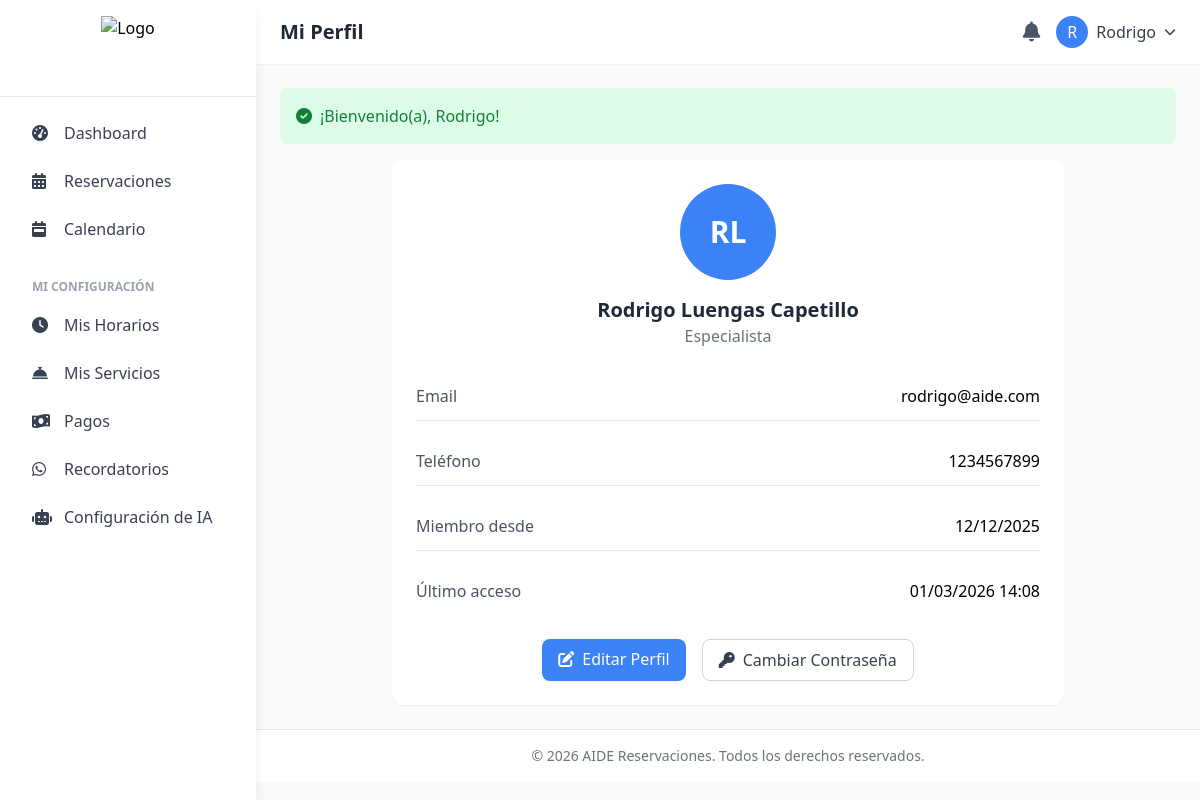
Before: /perfil (signed in) with the older database file.
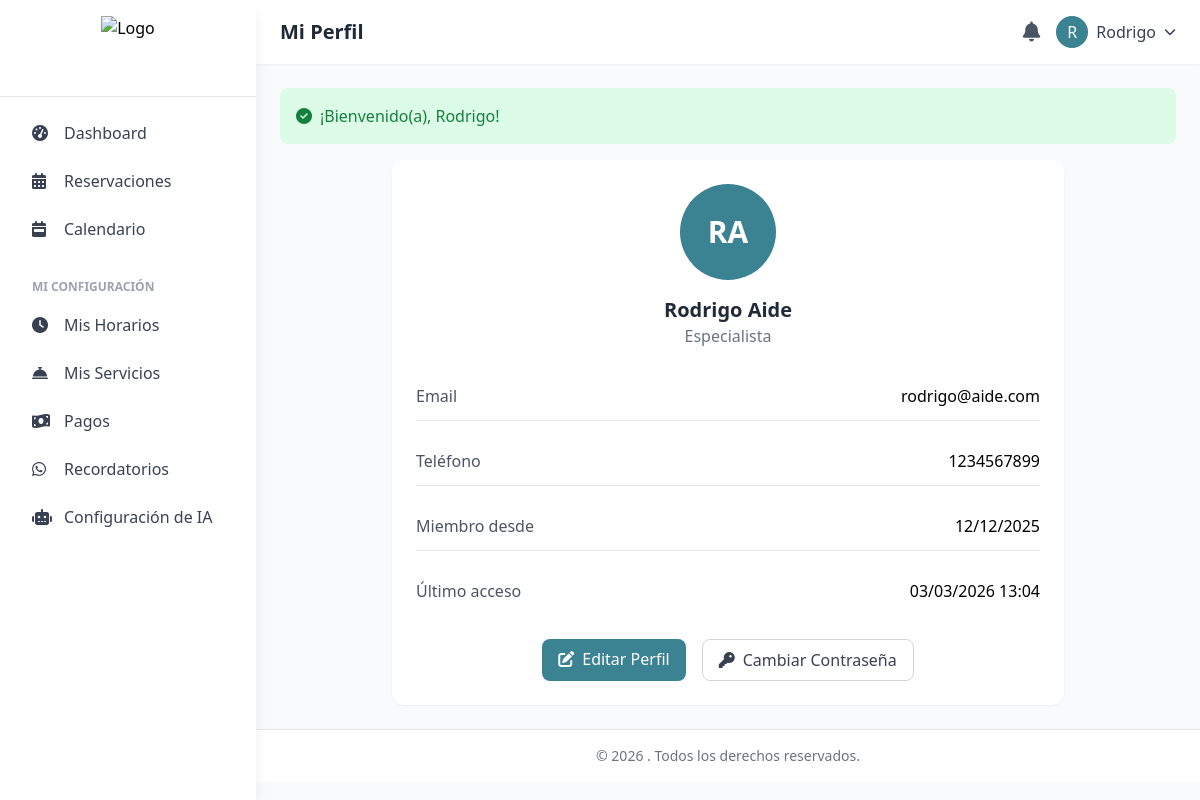
After: the same page with the newer database file.
### tables this page shows
CREATE TABLE `usuarios` (
  `id` int(11) NOT NULL,
  `nombre` varchar(100) NOT NULL,
  `apellidos` varchar(100) NOT NULL,
  `email` varchar(150) NOT NULL,
  `telefono` varchar(20) DEFAULT NULL,
  `password` varchar(255) NOT NULL,
  `rol_id` tinyint(4) NOT NULL DEFAULT '4' COMMENT '1=Superadmin, 2=Admin Sucursal, 3=Especialista, 4=Cliente, 5=Recepcionista',
  `sucursal_id` int(11) DEFAULT NULL,
  `avatar` varchar(255) DEFAULT NULL,
  `email_verificado` tinyint(1) DEFAULT '0',
  `token_verificacion` varchar(100) DEFAULT NULL,
  `token_recuperacion` varchar(100) DEFAULT NULL,
  `token_expira` datetime DEFAULT NULL,
  `ultimo_acceso` datetime DEFAULT NULL,
  `activo` tinyint(1) DEFAULT '1',
  `requiere_adelanto` tinyint(1) DEFAULT '0' COMMENT '0=desactivado, 1=activado',
  `porcentaje_adelanto` int(11) DEFAULT '0' COMMENT 'Porcentaje de adelanto requerido (0-100)',
  `created_at` timestamp NOT NULL DEFAULT CURRENT_TIMESTAMP,
  `updated_at` timestamp NOT NULL DEFAULT CURRENT_TIMESTAMP ON UPDATE CURRENT_TIMESTAMP
);

CREATE TABLE `configuraciones` (
  `id` int(11) NOT NULL,
  `clave` varchar(100) NOT NULL,
  `valor` text,
  `tipo` enum('text','number','boolean','json','color','image') DEFAULT 'text',
  `descripcion` varchar(255) DEFAULT NULL,
  `created_at` timestamp NOT NULL DEFAULT CURRENT_TIMESTAMP,
  `updated_at` timestamp NOT NULL DEFAULT CURRENT_TIMESTAMP ON UPDATE CURRENT_TIMESTAMP
);

### app/controllers/ProfileController.php (called while the page is built, shortened)
<?php
require_once __DIR__ . '/BaseController.php';
class ProfileController extends BaseController {
    public function index() {
        $user = currentUser();
        $userData = $this->db->fetch("SELECT * FROM usuarios WHERE id = ?", [$user['id']]);
        $this->render('profile/index', [
            'title' => 'Mi Perfil',
            'userData' => $userData
        ]);
    }
}

### helpers/functions.php (called while the page is built, shortened)
<?php
function url($path = '') {
    return BASE_URL . '/' . ltrim($path, '/');
}
function asset($path = '') {
    return PUBLIC_URL . '/' . ltrim($path, '/');
}
function e($text) {
    return htmlspecialchars($text ?? '', ENT_QUOTES, 'UTF-8');
}
function getFlashMessage() {
    if (isset($_SESSION['flash'])) {
        $flash = $_SESSION['flash'];
        return $flash;
    }
    return null;
}
function isLoggedIn() {
    return isset($_SESSION['user_id']);
}
function currentUser() {
    if (isLoggedIn()) {
        return $_SESSION['user'] ?? null;
    }
    return null;
}
function hasRole($roleId) {
    $user = currentUser();
    return $user && $user['rol_id'] == $roleId;
}
function hasAnyRole($roles) {
    $user = currentUser();
    return in_array($user['rol_id'], $roles);
}
function getRoleName($roleId) {
    global $ROLE_NAMES;
    return $ROLE_NAMES[$roleId] ?? 'Desconocido';
}
function formatDate($date, $format = 'd/m/Y') {
    return date($format, strtotime($date));
}
function getConfig($key, $default = null) {
    try {
        $db = Database::getInstance();
        $result = $db->fetch("SELECT valor FROM configuraciones WHERE clave = ?", [$key]);
        return $result ? $result['valor'] : $default;
    } catch (Exception $e) {
        return $default;
    }
}

### config/database.php (called while the page is built, shortened)
<?php
class Database {
    private static $instance = null;
    private $connection;
    private function __construct() {
        try {
            $dsn = "mysql:host=" . DB_HOST . ";dbname=" . DB_NAME . ";charset=" . DB_CHARSET;
            $options = [
                PDO::ATTR_ERRMODE => PDO::ERRMODE_EXCEPTION,
                PDO::ATTR_DEFAULT_FETCH_MODE => PDO::FETCH_ASSOC,
                PDO::ATTR_EMULATE_PREPARES => false,
            ];
            $this->connection = new PDO($dsn, DB_USER, DB_PASS, $options);
            $this->connection->exec("SET NAMES utf8mb4");
            $this->connection->exec("SET CHARACTER SET utf8mb4");
            if (defined('APP_TIMEZONE')) {
                $tz = new DateTimeZone(APP_TIMEZONE);
                $now = new DateTime('now', $tz);
                $offsetSeconds = $tz->getOffset($now);
                $sign = $offsetSeconds >= 0 ? '+' : '-';
                $abs = abs($offsetSeconds);
                $hours = str_pad((string) floor($abs / 3600), 2, '0', STR_PAD_LEFT);
                $minutes = str_pad((string) floor(($abs % 3600) / 60), 2, '0', STR_PAD_LEFT);
                $mysqlTz = $sign . $hours . ':' . $minutes;
                $this->connection->exec("SET time_zone = '{$mysqlTz}'");
            }
        } catch (PDOException $e) {
            die("Error de conexión a la base de datos: " . $e->getMessage());
        }
    }
    public static function getInstance() {
        if (self::$instance === null) {
            self::$instance = new self();
        }
        return self::$instance;
    }
    public function query($sql, $params = []) {
        $stmt = $this->connection->prepare($sql);
        $stmt->execute($params);
        return $stmt;
    }
    public function fetch($sql, $params = []) {
        return $this->query($sql, $params)->fetch();
    }
}

### app/views/layouts/main.php (the view, shortened to what the changed rows need)
<!DOCTYPE html>
<html lang="es">
<head>
    <script src="https://cdn.tailwindcss.com"></script>
    <link rel="stylesheet" href="https://cdnjs.cloudflare.com/ajax/libs/font-awesome/6.4.0/css/all.min.css">
    <link href="https://cdn.jsdelivr.net/npm/fullcalendar@6.1.8/index.global.min.css" rel="stylesheet">
</head>
<body class="bg-gray-50">
    <div class="min-h-screen flex">
        <aside class="w-64 bg-white shadow-lg fixed h-screen z-30 hidden md:flex md:flex-col">
            <div class="p-4 border-b flex-shrink-0">
                <a href="<?= url('/dashboard') ?>" class="flex items-center justify-center">
                    <img src="<?= asset('images/logo.png') ?>" alt="Logo" class="h-16 w-auto object-contain">
                </a>
            </div>
            <nav class="p-4 overflow-y-auto flex-1" style="max-height: calc(100vh - 80px);">
                <ul class="space-y-2">
                    <li>
                        <a href="<?= url('/dashboard') ?>" class="sidebar-link flex items-center space-x-3 px-4 py-2 rounded-lg text-gray-700 <?= strpos($_SERVER['REQUEST_URI'], '/dashboard') !== false ? 'active' : '' ?>">
                            <i class="fas fa-tachometer-alt w-5"></i>
                            <span>Dashboard</span>
                        </a>
                    </li>
                    <?php if (hasAnyRole([ROLE_SUPERADMIN, ROLE_BRANCH_ADMIN, ROLE_RECEPTIONIST, ROLE_SPECIALIST])): ?>
                    <li>
                        <a href="<?= url('/reservaciones') ?>" class="sidebar-link flex items-center space-x-3 px-4 py-2 rounded-lg text-gray-700 <?= strpos($_SERVER['REQUEST_URI'], '/reservaciones') !== false ? 'active' : '' ?>">
                            <i class="fas fa-calendar-alt w-5"></i>
                            <span>Reservaciones</span>
                        </a>
                    </li>
                    <li>
                        <a href="<?= url('/calendario') ?>" class="sidebar-link flex items-center space-x-3 px-4 py-2 rounded-lg text-gray-700 <?= strpos($_SERVER['REQUEST_URI'], '/calendario') !== false ? 'active' : '' ?>">
                            <i class="fas fa-calendar-week w-5"></i>
                            <span>Calendario</span>
                        </a>
                    </li>
                    <?php endif; ?>
                    <?php if (hasRole(ROLE_SPECIALIST)): ?>
                    <li class="pt-4">
                        <span class="px-4 text-xs font-semibold text-gray-400 uppercase">Mi Configuraci&oacute;n</span>
                    </li>
                    <li>
                        <a href="<?= url('/especialistas/horarios') ?>" class="sidebar-link flex items-center space-x-3 px-4 py-2 rounded-lg text-gray-700 <?= strpos($_SERVER['REQUEST_URI'], '/horarios') !== false ? 'active' : '' ?>">
                            <i class="fas fa-clock w-5"></i>
                            <span>Mis Horarios</span>
                        </a>
                    </li>
                    <li>
                        <a href="<?= url('/especialistas/mis-servicios') ?>" class="sidebar-link flex items-center space-x-3 px-4 py-2 rounded-lg text-gray-700 <?= strpos($_SERVER['REQUEST_URI'], '/mis-servicios') !== false ? 'active' : '' ?>">
                            <i class="fas fa-concierge-bell w-5"></i>
                            <span>Mis Servicios</span>
                        </a>
                    </li>
                    <li>
                        <a href="<?= url('/pagos') ?>" class="sidebar-link flex items-center space-x-3 px-4 py-2 rounded-lg text-gray-700 <?= strpos($_SERVER['REQUEST_URI'], '/pagos') !== false ? 'active' : '' ?>">
                            <i class="fas fa-money-bill-wave w-5"></i>
                            <span>Pagos</span>
                        </a>
                    </li>
                    <li>
                        <a href="<?= url('/configuraciones/recordatorios') ?>" class="sidebar-link flex items-center space-x-3 px-4 py-2 rounded-lg text-gray-700 <?= strpos($_SERVER['REQUEST_URI'], '/configuraciones/recordatorios') !== false ? 'active' : '' ?>">
                            <i class="fab fa-whatsapp w-5"></i>
                            <span>Recordatorios</span>
                        </a>
                    </li>
                    <li>
                        <a href="<?= url('/ia') ?>" class="sidebar-link flex items-center space-x-3 px-4 py-2 rounded-lg text-gray-700 <?= strpos($_SERVER['REQUEST_URI'], '/ia') !== false ? 'active' : '' ?>">
                            <i class="fas fa-robot w-5"></i>
                            <span>Configuraci&oacute;n de IA</span>
                        </a>
                    </li>
                    <?php endif; ?>
                </ul>
            </nav>
        </aside>
        <div class="flex-1 md:ml-64">
            <header class="bg-white shadow-sm sticky top-0 z-20">
                <div class="flex justify-between items-center px-6 py-4">
                    <div class="flex items-center">
                        <h1 class="text-xl font-semibold text-gray-800"><?= e($title ?? 'Dashboard') ?></h1>
                    </div>
                    <div class="flex items-center space-x-4">
                        <a href="<?= url('/notificaciones') ?>" class="relative text-gray-600 hover:text-primary">
                            <i class="fas fa-bell text-xl"></i>
                        </a>
                        <div class="relative" x-data="{ open: false }">
                            <button id="user-menu-btn" onclick="toggleUserMenu()" class="flex items-center space-x-2 text-gray-700 hover:text-primary">
                                <div class="w-8 h-8 bg-primary rounded-full flex items-center justify-center text-white">
                                    <?php $user = currentUser(); ?>
                                    <?= strtoupper(substr($user['nombre'] ?? 'U', 0, 1)) ?>
                                </div>
                                <span class="hidden sm:block"><?= e($user['nombre'] ?? 'Usuario') ?></span>
                                <i class="fas fa-chevron-down text-xs"></i>
                            </button>
                        </div>
                    </div>
                </div>
            </header>
            <main class="p-6">
                <?php
                $flash = getFlashMessage();
                if ($flash):
                ?>
                <div class="mb-4 p-4 rounded-lg <?= $flash['type'] == 'success' ? 'bg-green-100 text-green-700' : 'bg-red-100 text-red-700' ?>">
                    <div class="flex items-center">
                        <i class="fas <?= $flash['type'] == 'success' ? 'fa-check-circle' : 'fa-exclamation-circle' ?> mr-2"></i>
                        <?= e($flash['message']) ?>
                    </div>
                </div>
                <?php endif; ?>
                <?php include $content; ?>
            </main>
            <footer class="bg-white border-t py-4 px-6 text-center text-gray-500 text-sm">
                &copy; <?= date('Y') ?> <?= e(getConfig('nombre_sitio', 'ReserBot')) ?>. Todos los derechos reservados.
            </footer>
        </div>
    </div>
</body>
</html>

### app/views/profile/index.php
<div class="max-w-2xl mx-auto">
    <div class="bg-white rounded-xl shadow-sm p-6">
        <div class="text-center mb-6">
            <div class="w-24 h-24 bg-primary rounded-full flex items-center justify-center text-white text-3xl font-bold mx-auto mb-4">
                <?= strtoupper(substr($userData['nombre'], 0, 1) . substr($userData['apellidos'], 0, 1)) ?>
            </div>
            <h2 class="text-xl font-bold text-gray-800"><?= e($userData['nombre'] . ' ' . $userData['apellidos']) ?></h2>
            <p class="text-gray-500"><?= e(getRoleName($userData['rol_id'])) ?></p>
        </div>
        <div class="space-y-4">
            <div class="flex justify-between py-3 border-b">
                <span class="text-gray-600">Email</span>
                <span class="font-medium"><?= e($userData['email']) ?></span>
            </div>
            <div class="flex justify-between py-3 border-b">
                <span class="text-gray-600">Teléfono</span>
                <span class="font-medium"><?= e($userData['telefono'] ?: 'No especificado') ?></span>
            </div>
            <div class="flex justify-between py-3 border-b">
                <span class="text-gray-600">Miembro desde</span>
                <span class="font-medium"><?= formatDate($userData['created_at'], 'd/m/Y') ?></span>
            </div>
            <div class="flex justify-between py-3">
                <span class="text-gray-600">Último acceso</span>
                <span class="font-medium"><?= $userData['ultimo_acceso'] ? formatDate($userData['ultimo_acceso'], 'd/m/Y H:i') : 'N/A' ?></span>
            </div>
        </div>
        <div class="mt-6 flex justify-center space-x-4">
            <a href="<?= url('/perfil/editar') ?>" class="px-4 py-2 bg-primary text-white rounded-lg hover:bg-secondary transition">
                <i class="fas fa-edit mr-2"></i>Editar Perfil
            </a>
            <a href="<?= url('/perfil/cambiar-password') ?>" class="px-4 py-2 border border-gray-300 text-gray-700 rounded-lg hover:bg-gray-50 transition">
                <i class="fas fa-key mr-2"></i>Cambiar Contraseña
            </a>
        </div>
    </div>
</div>

Changed rows visible on the page:
no longer on this page (row edited): configuraciones: valor "AIDE Reservaciones"
changed usuarios "Rodrigo": nombre+apellidos "RL" → "RA"; nombre+apellidos "Rodrigo Luengas Capetillo" → "Rodrigo Aide"; ultimo_acceso "01/03/2026 14:08" → "03/03/2026 13:04"
